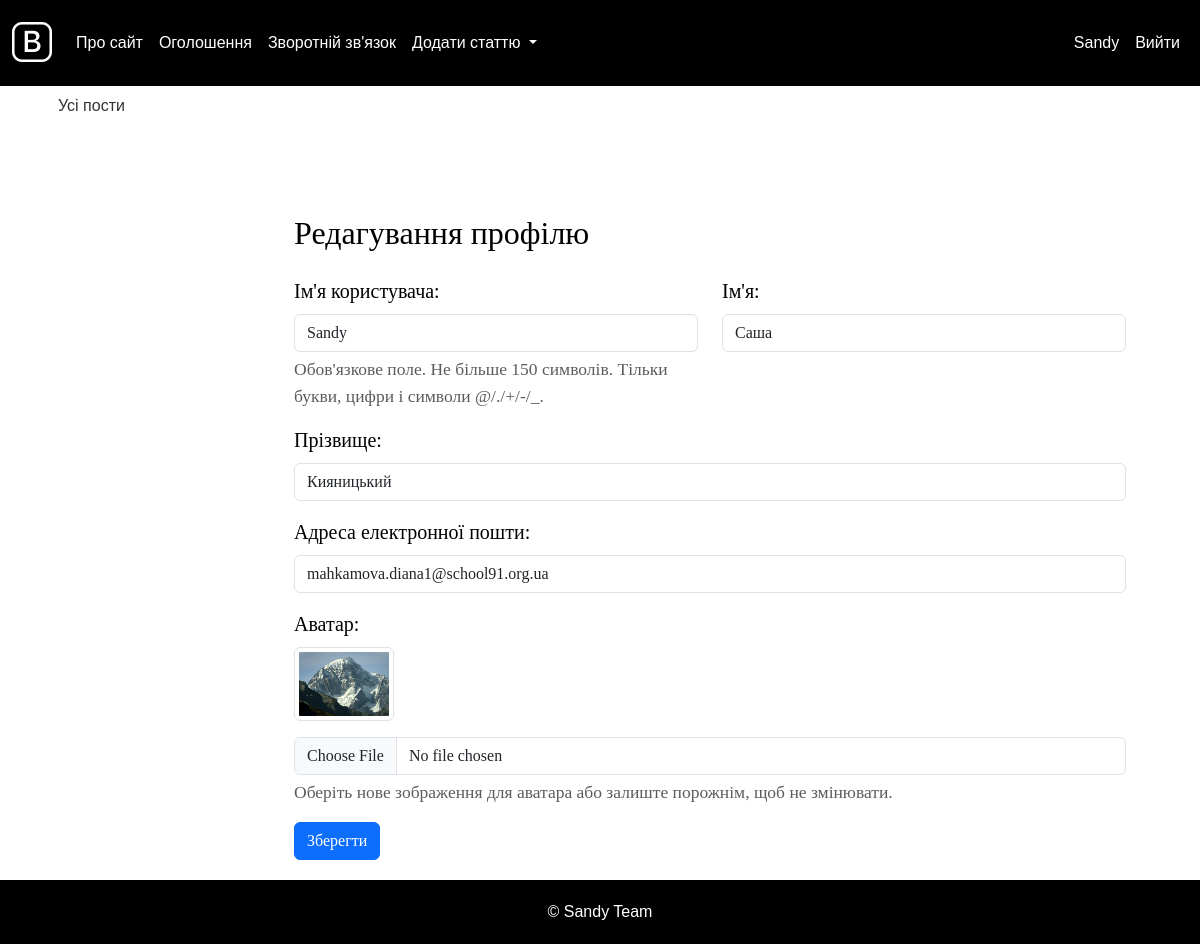
The page /profile/edit/ (signed in) on the database its author committed.
### blog/models.py (models this page shows, shortened)
class CustomUser(AbstractUser):
    avatar = models.ImageField(upload_to='avatars/', blank=True, null=True, default='avatars/default_avatar.png')
    class Meta:
        verbose_name = 'Користувач'
        verbose_name_plural = 'Користувачі'

### blog/views.py (the view)
# urls.py: path('profile/edit/', views.edit_profile, name='edit_profile'),
@login_required
def edit_profile(request):
        if request.method == 'POST':
            form = EditProfileForm(request.POST, request.FILES, instance=request.user)
            if form.is_valid():
                form.save()
                if hasattr(request.user, 'profile'):
                    if 'avatar' in request.FILES:
                        request.user.profile.avatar = request.FILES['avatar']
                        request.user.profile.save()
                return redirect('profile')
        else:
            form = EditProfileForm(instance=request.user)
        return render(request, 'edit_profile.html', {'form': form, 'menu': menu(request), 'title': 'Редагувати профіль'})

### blog/forms.py
class EditProfileForm(UserChangeForm):
    class Meta:
        model = CustomUser
        fields = ('username', 'email', 'first_name', 'last_name', 'avatar')

### blog/utils.py (called while the page is built)
def menu(request):
    user_menu = [{'title': "Про сайт", 'url_name': 'about'},
                 {'title': "Додати статтю", 'url_name': 'add_page'},
                 {'title': "Зворотній зв'язок", 'url_name': 'contact'}]
    if request.user.is_authenticated:
        user_menu.insert(1, {'title': "Вийти", 'url_name': 'logout'})
    else:
        user_menu.insert(1, {'title': "Увійти", 'url_name': 'login'})
    return {'menu': user_menu}

### blog/templates/edit_profile.html (shortened to what this page needs)
{% extends 'base.html' %}
{% load static %}
{% block content %}
<div class="container mt-5">
    <h1 class="mb-4">Редагування профілю</h1>
    <form method="POST" enctype="multipart/form-data" class="needs-validation" novalidate>
        <div class="row mb-3">
            <div class="col-md-6">
                <label for="id_username" class="form-label">Ім'я користувача:</label>
                <input type="text" name="username" id="id_username" class="form-control" value="{{ form.username.value }}">
                <div class="form-text">Обов'язкове поле. Не більше 150 символів. Тільки букви, цифри і символи @/./+/-/_.</div>
            </div>
            <div class="col-md-6">
                <label for="id_first_name" class="form-label">Ім'я:</label>
                <input type="text" name="first_name" id="id_first_name" class="form-control" value="{{ form.first_name.value }}">
            </div>
        </div>
        <div class="mb-3">
            <label for="id_last_name" class="form-label">Прізвище:</label>
            <input type="text" name="last_name" id="id_last_name" class="form-control" value="{{ form.last_name.value }}">
        </div>
        <div class="mb-3">
            <label for="id_email" class="form-label">Адреса електронної пошти:</label>
            <input type="email" name="email" id="id_email" class="form-control" value="{{ form.email.value }}">
        </div>
        <div class="mb-3">
            <label for="id_avatar" class="form-label">Аватар:</label>
            {% if form.avatar.value %}
                <div class="mb-3">
                    <img src="{{ form.avatar.value.url }}" alt="Current Avatar" class="img-thumbnail" width="100">
                </div>
            {% endif %}
            <input type="file" name="avatar" id="id_avatar" class="form-control">
            <div class="form-text">Оберіть нове зображення для аватара або залиште порожнім, щоб не змінювати.</div>
        </div>
        <button type="submit" class="btn btn-primary">Зберегти</button>
    </form>
</div>
{% endblock %}

### blog/templates/base.html (shortened to what this page needs)
{% load static %}
<!DOCTYPE html>
<html>
<head>
    <link href="https://cdn.jsdelivr.net/npm/bootstrap@5.3.0/dist/css/bootstrap.min.css" rel="stylesheet">
    <link href="https://cdn.jsdelivr.net/npm/bootstrap-icons/font/bootstrap-icons.css" rel="stylesheet">
    <link href="{% static 'css/styles.css' %}" rel="stylesheet">
</head>
<body>
<nav class="navbar navbar-expand-lg navbar-light">
    <div class="container-fluid">
        <a class="navbar-brand" href="{% url 'home' %}">
            <i class="bi bi-bootstrap" style="color: #fff;"></i>
        </a>
        <div class="collapse navbar-collapse" id="navbarNavDropdown">
            <ul class="navbar-nav me-auto">
                <li class="nav-item">
                    <a class="nav-link" href="{% url 'about' %}">Про сайт</a>
                </li>
                <li class="nav-item">
                    <a class="nav-link" href="{% url 'announcements' %}">Оголошення</a>
                </li>
                <li class="nav-item">
                    <a class="nav-link" href="{% url 'contact' %}">Зворотній зв'язок</a>
                </li>
                <li class="nav-item dropdown">
                    <a class="nav-link dropdown-toggle" href="{% url 'add_page' %}" id="navbarDropdown" role="button" data-bs-toggle="dropdown" aria-expanded="false">
                        Додати статтю
                    </a>
                </li>
            </ul>
            <ul class="navbar-nav ms-auto">
                {% if request.user.is_authenticated %}
                    <li class="nav-item">
                        <a class="nav-link" href="{% url 'user_profile' request.user.username %}">{{ request.user.username }}</a>
                    </li>
                    <li class="nav-item">
                        <a class="nav-link" href="{% url 'logout' %}">Вийти</a>
                    </li>
                {% endif %}
            </ul>
        </div>
    </div>
</nav>
<div class="container content-wrapper">
    <div class="row">
        <div class="col-md-2">
            <ul class="list-group">
                {% if cat_selected == 0 %}
                    <li class="list-group-item list-group-header">Усі пости</li>
                {% else %}
                    <li class="list-group-item"><a href="{% url 'home' %}">Усі пости</a></li>
                {% endif %}
            </ul>
        </div>
        <div class="col-md-10">
            <div class="content-text">
                {% block content %}
                {% endblock %}
            </div>
        </div>
    </div>
</div>
<footer class="footer">
    <div class="container">
        <span class="text-muted">&copy; Sandy Team</span>
    </div>
</footer>
</body>
</html>

### blog/static/css/styles.css (style rules this page uses)
html, body { font-family: 'Arial'; margin: 0; padding: 0; height: 100%; width: 100%; color: #444; }
a { color: #0059b2; text-decoration: none; }
img { max-width: 600px; height: auto; }
.bi-bootstrap { font-size: 40px; color: #000; }
.content-text { margin: 60px 0 0 30px; color: #000; font-size: 20px; font-family: Yandex Sans Display Light; }
.content-text h1 { font-size: 32px; }
.form-label { display: inline-block; min-width: 150px; vertical-align: top; }

### blog/templates/base.html (style rules this page uses)
body, html { height: 100%; margin: 0; }
body { display: flex; flex-direction: column; }
.content-wrapper { flex: 1; }
.footer { position: relative; bottom: 0; width: 100%; text-align: center; padding: 20px 0; background-color: #000; }
.footer .text-muted { color: #fff !important; }
.navbar-light { background-color: #000 !important; }
.navbar-nav .nav-link { color: #fff !important; }
.content-text { padding: 20px; }
.list-group { border: none; padding-left: 0; }
.list-group-item { border: none; padding: 0.5rem 1rem; }
.list-group-item a { color: #333; text-decoration: none; }

### rows shown on the page
CustomUser: user.username "Sandy", username "Sandy", first_name "Саша", last_name "Кияницький", email "mahkamova.diana1@school91.org.ua"
